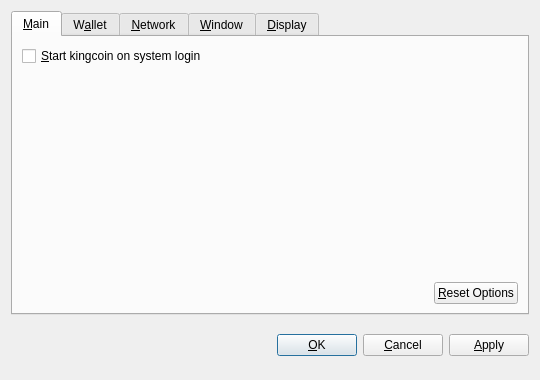
<?xml version="1.0" encoding="UTF-8"?>
<ui version="4.0">
 <class>OptionsDialog</class>
 <widget class="QDialog" name="OptionsDialog">
  <property name="geometry">
   <rect>
    <x>0</x>
    <y>0</y>
    <width>540</width>
    <height>380</height>
   </rect>
  </property>
  <property name="windowTitle">
   <string>Options</string>
  </property>
  <property name="modal">
   <bool>true</bool>
  </property>
  <layout class="QVBoxLayout" name="verticalLayout">
   <item>
    <widget class="QTabWidget" name="tabWidget">
     <property name="tabPosition">
      <enum>QTabWidget::North</enum>
     </property>
     <property name="currentIndex">
      <number>0</number>
     </property>
     <widget class="QWidget" name="tabMain">
      <attribute name="title">
       <string>&amp;Main</string>
      </attribute>
      <layout class="QVBoxLayout" name="verticalLayout_Main">
       <item>
        <widget class="QCheckBox" name="bitcoinAtStartup">
         <property name="toolTip">
          <string>Automatically start kingcoin after logging in to the system.</string>
         </property>
         <property name="text">
          <string>&amp;Start kingcoin on system login</string>
         </property>
        </widget>
       </item>
       <item>
        <spacer name="verticalSpacer_Main">
         <property name="orientation">
          <enum>Qt::Vertical</enum>
         </property>
         <property name="sizeHint" stdset="0">
          <size>
           <width>20</width>
           <height>40</height>
          </size>
         </property>
        </spacer>
       </item>
       <item>
        <layout class="QHBoxLayout" name="horizontalLayout_2_Main">
         <item>
          <spacer name="horizontalSpacer_2_Main">
           <property name="orientation">
            <enum>Qt::Horizontal</enum>
           </property>
           <property name="sizeHint" stdset="0">
            <size>
             <width>40</width>
             <height>20</height>
            </size>
           </property>
          </spacer>
         </item>
         <item>
          <widget class="QPushButton" name="resetButton">
           <property name="toolTip">
            <string>Reset all client options to default.</string>
           </property>
           <property name="text">
            <string>&amp;Reset Options</string>
           </property>
           <property name="autoDefault">
            <bool>false</bool>
           </property>
          </widget>
         </item>
        </layout>
       </item>
      </layout>
     </widget>
     <widget class="QWidget" name="tabWallet">
      <attribute name="title">
       <string>W&amp;allet</string>
      </attribute>
      <layout class="QVBoxLayout" name="verticalLayout_Network">
       <item>
        <widget class="QLabel" name="transactionFeeInfoLabel">
         <property name="text">
          <string>Optional transaction fee per kB that helps make sure your transactions are processed quickly. Most transactions are 1 kB.</string>
         </property>
         <property name="textFormat">
          <enum>Qt::PlainText</enum>
         </property>
         <property name="wordWrap">
          <bool>true</bool>
         </property>
        </widget>
       </item>
       <item>
        <layout class="QHBoxLayout" name="horizontalLayout_1_Main">
         <item>
          <widget class="QLabel" name="transactionFeeLabel">
           <property name="text">
            <string>Pay transaction &amp;fee</string>
           </property>
           <property name="textFormat">
            <enum>Qt::PlainText</enum>
           </property>
           <property name="buddy">
            <cstring>transactionFee</cstring>
           </property>
          </widget>
         </item>
         <item>
          <widget class="BitcoinAmountField" name="transactionFee"/>
         </item>
         <item>
          <spacer name="horizontalSpacer_1_Main">
           <property name="orientation">
            <enum>Qt::Horizontal</enum>
           </property>
           <property name="sizeHint" stdset="0">
            <size>
             <width>40</width>
             <height>20</height>
            </size>
           </property>
          </spacer>
         </item>
        </layout>
       </item>
       <item>
        <widget class="QLabel" name="label">
         <property name="text">
          <string>If you disable the spending of unconfirmed change, the change from a transaction cannot be used until that transaction has at least one confirmation. This also affects how your balance is computed.</string>
         </property>
         <property name="wordWrap">
          <bool>true</bool>
         </property>
        </widget>
       </item>
       <item>
        <widget class="QCheckBox" name="spendZeroConfChange">
         <property name="text">
          <string>Spend unconfirmed change  (experts only)</string>
         </property>
        </widget>
       </item>
       <item>
        <spacer name="verticalSpacer">
         <property name="orientation">
          <enum>Qt::Vertical</enum>
         </property>
         <property name="sizeHint" stdset="0">
          <size>
           <width>20</width>
           <height>40</height>
          </size>
         </property>
        </spacer>
       </item>
      </layout>
     </widget>
     <widget class="QWidget" name="tabNetwork">
      <attribute name="title">
       <string>&amp;Network</string>
      </attribute>
      <layout class="QVBoxLayout" name="verticalLayout_Network">
       <item>
        <widget class="QCheckBox" name="mapPortUpnp">
         <property name="toolTip">
          <string>Automatically open the kingcoin client port on the router. This only works when your router supports UPnP and it is enabled.</string>
         </property>
         <property name="text">
          <string>Map port using &amp;UPnP</string>
         </property>
        </widget>
       </item>
       <item>
        <widget class="QCheckBox" name="connectSocks">
         <property name="toolTip">
          <string>Connect to the kingcoin network through a SOCKS proxy (e.g. when connecting through Tor).</string>
         </property>
         <property name="text">
          <string>&amp;Connect through SOCKS proxy:</string>
         </property>
        </widget>
       </item>
       <item>
        <layout class="QHBoxLayout" name="horizontalLayout_Network">
         <item>
          <widget class="QLabel" name="proxyIpLabel">
           <property name="text">
            <string>Proxy &amp;IP:</string>
           </property>
           <property name="textFormat">
            <enum>Qt::PlainText</enum>
           </property>
           <property name="buddy">
            <cstring>proxyIp</cstring>
           </property>
          </widget>
         </item>
         <item>
          <widget class="QValidatedLineEdit" name="proxyIp">
           <property name="maximumSize">
            <size>
             <width>140</width>
             <height>16777215</height>
            </size>
           </property>
           <property name="toolTip">
            <string>IP address of the proxy (e.g. 127.0.0.1)</string>
           </property>
          </widget>
         </item>
         <item>
          <widget class="QLabel" name="proxyPortLabel">
           <property name="text">
            <string>&amp;Port:</string>
           </property>
           <property name="textFormat">
            <enum>Qt::PlainText</enum>
           </property>
           <property name="buddy">
            <cstring>proxyPort</cstring>
           </property>
          </widget>
         </item>
         <item>
          <widget class="QLineEdit" name="proxyPort">
           <property name="maximumSize">
            <size>
             <width>55</width>
             <height>16777215</height>
            </size>
           </property>
           <property name="toolTip">
            <string>Port of the proxy (e.g. 9050)</string>
           </property>
          </widget>
         </item>
         <item>
          <widget class="QLabel" name="socksVersionLabel">
           <property name="text">
            <string>SOCKS &amp;Version:</string>
           </property>
           <property name="textFormat">
            <enum>Qt::PlainText</enum>
           </property>
           <property name="buddy">
            <cstring>socksVersion</cstring>
           </property>
          </widget>
         </item>
         <item>
          <widget class="QValueComboBox" name="socksVersion">
           <property name="toolTip">
            <string>SOCKS version of the proxy (e.g. 5)</string>
           </property>
          </widget>
         </item>
         <item>
          <spacer name="horizontalSpacer_Network">
           <property name="orientation">
            <enum>Qt::Horizontal</enum>
           </property>
           <property name="sizeHint" stdset="0">
            <size>
             <width>40</width>
             <height>20</height>
            </size>
           </property>
          </spacer>
         </item>
        </layout>
       </item>
       <item>
        <spacer name="verticalSpacer_Network">
         <property name="orientation">
          <enum>Qt::Vertical</enum>
         </property>
         <property name="sizeHint" stdset="0">
          <size>
           <width>20</width>
           <height>40</height>
          </size>
         </property>
        </spacer>
       </item>
      </layout>
     </widget>
     <widget class="QWidget" name="tabWindow">
      <attribute name="title">
       <string>&amp;Window</string>
      </attribute>
      <layout class="QVBoxLayout" name="verticalLayout_Window">
       <item>
        <widget class="QCheckBox" name="minimizeToTray">
         <property name="toolTip">
          <string>Show only a tray icon after minimizing the window.</string>
         </property>
         <property name="text">
          <string>&amp;Minimize to the tray instead of the taskbar</string>
         </property>
        </widget>
       </item>
       <item>
        <widget class="QCheckBox" name="minimizeOnClose">
         <property name="toolTip">
          <string>Minimize instead of exit the application when the window is closed. When this option is enabled, the application will be closed only after selecting Quit in the menu.</string>
         </property>
         <property name="text">
          <string>M&amp;inimize on close</string>
         </property>
        </widget>
       </item>
       <item>
        <spacer name="verticalSpacer_Window">
         <property name="orientation">
          <enum>Qt::Vertical</enum>
         </property>
         <property name="sizeHint" stdset="0">
          <size>
           <width>20</width>
           <height>40</height>
          </size>
         </property>
        </spacer>
       </item>
      </layout>
     </widget>
     <widget class="QWidget" name="tabDisplay">
      <attribute name="title">
       <string>&amp;Display</string>
      </attribute>
      <layout class="QVBoxLayout" name="verticalLayout_Display">
       <item>
        <layout class="QHBoxLayout" name="horizontalLayout_1_Display">
         <item>
          <widget class="QLabel" name="langLabel">
           <property name="text">
            <string>User Interface &amp;language:</string>
           </property>
           <property name="textFormat">
            <enum>Qt::PlainText</enum>
           </property>
           <property name="buddy">
            <cstring>lang</cstring>
           </property>
          </widget>
         </item>
         <item>
          <widget class="QValueComboBox" name="lang">
           <property name="toolTip">
            <string>The user interface language can be set here. This setting will take effect after restarting kingcoin.</string>
           </property>
          </widget>
         </item>
        </layout>
       </item>
       <item>
        <layout class="QHBoxLayout" name="horizontalLayout_2_Display">
         <item>
          <widget class="QLabel" name="unitLabel">
           <property name="text">
            <string>&amp;Unit to show amounts in:</string>
           </property>
           <property name="textFormat">
            <enum>Qt::PlainText</enum>
           </property>
           <property name="buddy">
            <cstring>unit</cstring>
           </property>
          </widget>
         </item>
         <item>
          <widget class="QValueComboBox" name="unit">
           <property name="toolTip">
            <string>Choose the default subdivision unit to show in the interface and when sending coins.</string>
           </property>
          </widget>
         </item>
        </layout>
       </item>
       <item>
        <widget class="QCheckBox" name="displayAddresses">
         <property name="toolTip">
          <string>Whether to show kingcoin addresses in the transaction list or not.</string>
         </property>
         <property name="text">
          <string>&amp;Display addresses in transaction list</string>
         </property>
        </widget>
       </item>
       <item>
        <widget class="QCheckBox" name="coinControlFeatures">
         <property name="toolTip">
          <string>Whether to show coin control features or not.</string>
         </property>
         <property name="text">
          <string>Display coin &amp;control features (experts only!)</string>
         </property>
        </widget>
       </item>
       <item>
        <spacer name="verticalSpacer_Display">
         <property name="orientation">
          <enum>Qt::Vertical</enum>
         </property>
         <property name="sizeHint" stdset="0">
          <size>
           <width>20</width>
           <height>40</height>
          </size>
         </property>
        </spacer>
       </item>
      </layout>
     </widget>
    </widget>
   </item>
   <item>
    <layout class="QHBoxLayout" name="horizontalLayout_Buttons">
     <item>
      <spacer name="horizontalSpacer_1">
       <property name="orientation">
        <enum>Qt::Horizontal</enum>
       </property>
       <property name="sizeHint" stdset="0">
        <size>
         <width>40</width>
         <height>48</height>
        </size>
       </property>
      </spacer>
     </item>
     <item>
      <widget class="QLabel" name="statusLabel">
       <property name="font">
        <font>
         <weight>75</weight>
         <bold>true</bold>
        </font>
       </property>
       <property name="text">
        <string/>
       </property>
       <property name="textFormat">
        <enum>Qt::PlainText</enum>
       </property>
       <property name="wordWrap">
        <bool>true</bool>
       </property>
      </widget>
     </item>
     <item>
      <spacer name="horizontalSpacer_2">
       <property name="orientation">
        <enum>Qt::Horizontal</enum>
       </property>
       <property name="sizeHint" stdset="0">
        <size>
         <width>40</width>
         <height>48</height>
        </size>
       </property>
      </spacer>
     </item>
     <item>
      <widget class="QPushButton" name="okButton">
       <property name="text">
        <string>&amp;OK</string>
       </property>
      </widget>
     </item>
     <item>
      <widget class="QPushButton" name="cancelButton">
       <property name="text">
        <string>&amp;Cancel</string>
       </property>
       <property name="autoDefault">
        <bool>false</bool>
       </property>
      </widget>
     </item>
     <item>
      <widget class="QPushButton" name="applyButton">
       <property name="text">
        <string>&amp;Apply</string>
       </property>
       <property name="autoDefault">
        <bool>false</bool>
       </property>
      </widget>
     </item>
    </layout>
   </item>
  </layout>
 </widget>
 <customwidgets>
  <customwidget>
   <class>BitcoinAmountField</class>
   <extends>QSpinBox</extends>
   <header>bitcoinamountfield.h</header>
  </customwidget>
  <customwidget>
   <class>QValueComboBox</class>
   <extends>QComboBox</extends>
   <header>qvaluecombobox.h</header>
  </customwidget>
  <customwidget>
   <class>QValidatedLineEdit</class>
   <extends>QLineEdit</extends>
   <header>qvalidatedlineedit.h</header>
  </customwidget>
 </customwidgets>
 <resources/>
 <connections/>
</ui>
